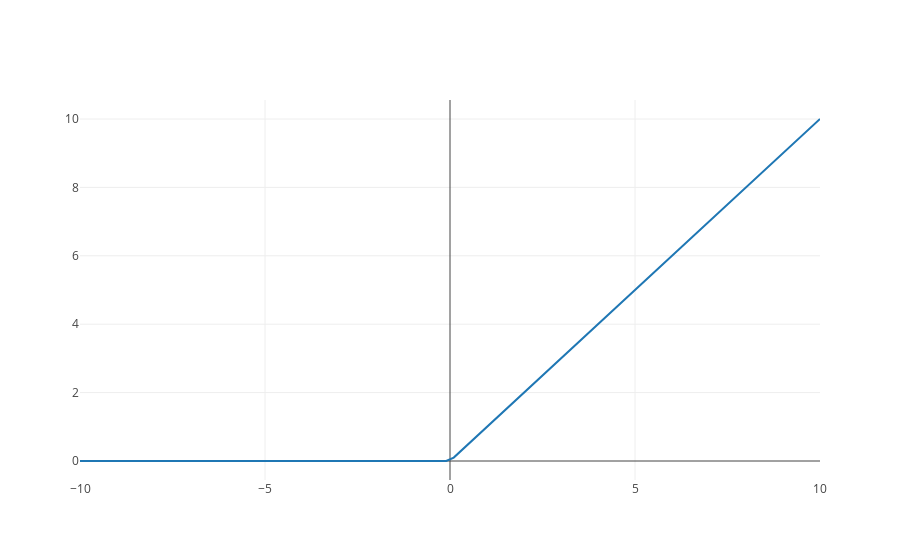

Write notebook code for a chart like this one.
### Markdown cell above
the **ReLU** (**Re**ctified **L**inear **U**nit),

$$
\operatorname{relu}(x) = \left\{\begin{array}{ll}
0 & x \leq 0 \\
x & x > 0
\end{array}
\right.
$$

### Code cell
y = np.where(x <= 0, 0, x)
data = [go.Scatter(x=x, y=y)]
plotly.offline.iplot(data)
